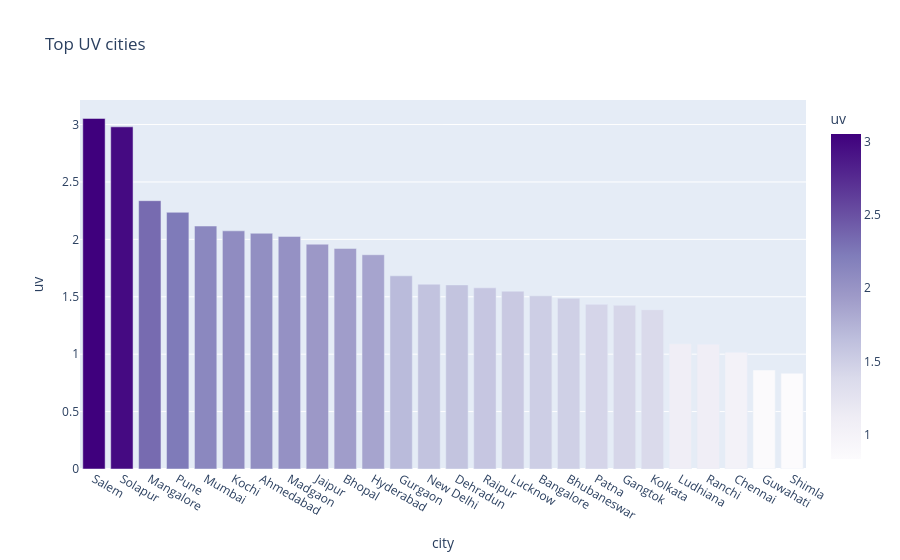

Notebook source saved alongside this figure:
### Code cell
UVBar = px.bar(
    UV,
    x='city',
    y='uv',
    color='uv',
    color_continuous_scale='purples',
    title='Top UV cities'
)
UVBar.show()

### Figure 1 — Plotly figure (JSON) as saved in the notebook; plotly's stock layout.template omitted (floating-point values rounded to 4 significant figures)
{"data": [{"hovertemplate": "city=%{x}<br>uv=%{marker.color}<extra></extra>", "legendgroup": "", "marker": {"color": [3.053, 2.98, 2.337, 2.235, 2.116, 2.074, 2.053, 2.026, 1.958, 1.921, 1.866, 1.682, 1.61, 1.603, 1.577, 1.548, 1.508, 1.487, 1.434, 1.426, 1.387, 1.09, 1.087, 1.016, 0.8613, 0.8339], "coloraxis": "coloraxis", "pattern": {"shape": ""}}, "name": "", "orientation": "v", "showlegend": false, "textposition": "auto", "type": "bar", "x": ["Salem", "Solapur", "Mangalore", "Pune", "Mumbai", "Kochi", "Ahmedabad", "Madgaon", "Jaipur", "Bhopal", "Hyderabad", "Gurgaon", "New Delhi", "Dehradun", "Raipur", "Lucknow", "Bangalore", "Bhubaneswar", "Patna", "Gangtok", "Kolkata", "Ludhiana", "Ranchi", "Chennai", "Guwahati", "Shimla"], "xaxis": "x", "y": [3.053, 2.98, 2.337, 2.235, 2.116, 2.074, 2.053, 2.026, 1.958, 1.921, 1.866, 1.682, 1.61, 1.603, 1.577, 1.548, 1.508, 1.487, 1.434, 1.426, 1.387, 1.09, 1.087, 1.016, 0.8613, 0.8339], "yaxis": "y"}], "layout": {"barmode": "relative", "coloraxis": {"colorbar": {"title": {"text": "uv"}}, "colorscale": [[0, "rgb(252,251,253)"], [0.125, "rgb(239,237,245)"], [0.25, "rgb(218,218,235)"], [0.375, "rgb(188,189,220)"], [0.5, "rgb(158,154,200)"], [0.625, "rgb(128,125,186)"], [0.75, "rgb(106,81,163)"], [0.875, "rgb(84,39,143)"], [1, "rgb(63,0,125)"]]}, "legend": {"tracegroupgap": 0}, "title": {"text": "Top UV cities"}, "xaxis": {"anchor": "y", "domain": [0, 1], "title": {"text": "city"}}, "yaxis": {"anchor": "x", "domain": [0, 1], "title": {"text": "uv"}}}}
